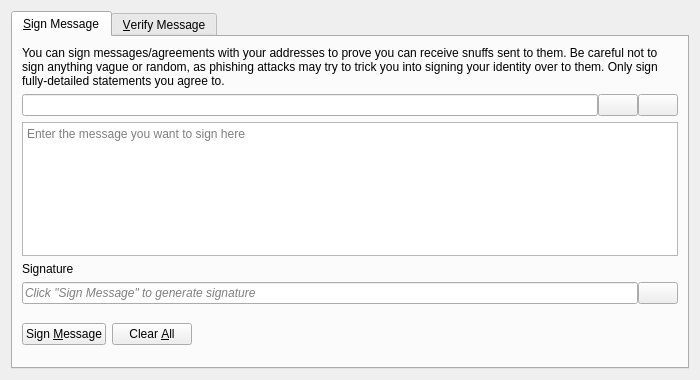
<?xml version="1.0" encoding="UTF-8"?>
<ui version="4.0">
 <class>SignVerifyMessageDialog</class>
 <widget class="QDialog" name="SignVerifyMessageDialog">
  <property name="geometry">
   <rect>
    <x>0</x>
    <y>0</y>
    <width>700</width>
    <height>380</height>
   </rect>
  </property>
  <property name="windowTitle">
   <string>Signatures - Sign / Verify a Message</string>
  </property>
  <property name="modal">
   <bool>true</bool>
  </property>
  <layout class="QVBoxLayout" name="verticalLayout">
   <item>
    <widget class="QTabWidget" name="tabWidget">
     <property name="currentIndex">
      <number>0</number>
     </property>
     <widget class="QWidget" name="tabSignMessage">
      <attribute name="title">
       <string>&amp;Sign Message</string>
      </attribute>
      <layout class="QVBoxLayout" name="verticalLayout_SM">
       <item>
        <widget class="QLabel" name="infoLabel_SM">
         <property name="text">
          <string>You can sign messages/agreements with your addresses to prove you can receive snuffs sent to them. Be careful not to sign anything vague or random, as phishing attacks may try to trick you into signing your identity over to them. Only sign fully-detailed statements you agree to.</string>
         </property>
         <property name="textFormat">
          <enum>Qt::PlainText</enum>
         </property>
         <property name="wordWrap">
          <bool>true</bool>
         </property>
        </widget>
       </item>
       <item>
        <layout class="QHBoxLayout" name="horizontalLayout_1_SM">
         <property name="spacing">
          <number>0</number>
         </property>
         <item>
          <widget class="QValidatedLineEdit" name="addressIn_SM">
           <property name="toolTip">
            <string>The Snuff address to sign the message with</string>
           </property>
          </widget>
         </item>
         <item>
          <widget class="QPushButton" name="addressBookButton_SM">
           <property name="toolTip">
            <string>Choose previously used address</string>
           </property>
           <property name="text">
            <string/>
           </property>
           <property name="icon">
            <iconset resource="../bitcoin.qrc">
             <normaloff>:/icons/address-book</normaloff>:/icons/address-book</iconset>
           </property>
           <property name="shortcut">
            <string>Alt+A</string>
           </property>
           <property name="autoDefault">
            <bool>false</bool>
           </property>
          </widget>
         </item>
         <item>
          <widget class="QPushButton" name="pasteButton_SM">
           <property name="toolTip">
            <string>Paste address from clipboard</string>
           </property>
           <property name="text">
            <string/>
           </property>
           <property name="icon">
            <iconset resource="../bitcoin.qrc">
             <normaloff>:/icons/editpaste</normaloff>:/icons/editpaste</iconset>
           </property>
           <property name="shortcut">
            <string>Alt+P</string>
           </property>
           <property name="autoDefault">
            <bool>false</bool>
           </property>
          </widget>
         </item>
        </layout>
       </item>
       <item>
        <widget class="QPlainTextEdit" name="messageIn_SM">
         <property name="toolTip">
          <string>Enter the message you want to sign here</string>
         </property>
         <property name="placeholderText">
          <string>Enter the message you want to sign here</string>
         </property>
        </widget>
       </item>
       <item>
        <widget class="QLabel" name="signatureLabel_SM">
         <property name="text">
          <string>Signature</string>
         </property>
         <property name="textFormat">
          <enum>Qt::PlainText</enum>
         </property>
        </widget>
       </item>
       <item>
        <layout class="QHBoxLayout" name="horizontalLayout_2_SM">
         <property name="spacing">
          <number>0</number>
         </property>
         <item>
          <widget class="QLineEdit" name="signatureOut_SM">
           <property name="placeholderText">
            <string>Click "Sign Message" to generate signature</string>
           </property>
           <property name="font">
            <font>
             <italic>true</italic>
            </font>
           </property>
           <property name="readOnly">
            <bool>true</bool>
           </property>
          </widget>
         </item>
         <item>
          <widget class="QPushButton" name="copySignatureButton_SM">
           <property name="toolTip">
            <string>Copy the current signature to the system clipboard</string>
           </property>
           <property name="text">
            <string/>
           </property>
           <property name="icon">
            <iconset resource="../bitcoin.qrc">
             <normaloff>:/icons/editcopy</normaloff>:/icons/editcopy</iconset>
           </property>
           <property name="autoDefault">
            <bool>false</bool>
           </property>
          </widget>
         </item>
        </layout>
       </item>
       <item>
        <layout class="QHBoxLayout" name="horizontalLayout_3_SM">
         <item>
          <widget class="QPushButton" name="signMessageButton_SM">
           <property name="toolTip">
            <string>Sign the message to prove you own this Snuff address</string>
           </property>
           <property name="text">
            <string>Sign &amp;Message</string>
           </property>
           <property name="icon">
            <iconset resource="../bitcoin.qrc">
             <normaloff>:/icons/edit</normaloff>:/icons/edit</iconset>
           </property>
           <property name="autoDefault">
            <bool>false</bool>
           </property>
          </widget>
         </item>
         <item>
          <widget class="QPushButton" name="clearButton_SM">
           <property name="toolTip">
            <string>Reset all sign message fields</string>
           </property>
           <property name="text">
            <string>Clear &amp;All</string>
           </property>
           <property name="icon">
            <iconset resource="../bitcoin.qrc">
             <normaloff>:/icons/remove</normaloff>:/icons/remove</iconset>
           </property>
           <property name="autoDefault">
            <bool>false</bool>
           </property>
          </widget>
         </item>
         <item>
          <spacer name="horizontalSpacer_1_SM">
           <property name="orientation">
            <enum>Qt::Horizontal</enum>
           </property>
           <property name="sizeHint" stdset="0">
            <size>
             <width>40</width>
             <height>48</height>
            </size>
           </property>
          </spacer>
         </item>
         <item>
          <widget class="QLabel" name="statusLabel_SM">
           <property name="font">
            <font>
             <weight>75</weight>
             <bold>true</bold>
            </font>
           </property>
           <property name="text">
            <string/>
           </property>
           <property name="wordWrap">
            <bool>true</bool>
           </property>
          </widget>
         </item>
         <item>
          <spacer name="horizontalSpacer_2_SM">
           <property name="orientation">
            <enum>Qt::Horizontal</enum>
           </property>
           <property name="sizeHint" stdset="0">
            <size>
             <width>40</width>
             <height>48</height>
            </size>
           </property>
          </spacer>
         </item>
        </layout>
       </item>
      </layout>
     </widget>
     <widget class="QWidget" name="tabVerifyMessage">
      <attribute name="title">
       <string>&amp;Verify Message</string>
      </attribute>
      <layout class="QVBoxLayout" name="verticalLayout_VM">
       <item>
        <widget class="QLabel" name="infoLabel_VM">
         <property name="text">
          <string>Enter the receiver's address, message (ensure you copy line breaks, spaces, tabs, etc. exactly) and signature below to verify the message. Be careful not to read more into the signature than what is in the signed message itself, to avoid being tricked by a man-in-the-middle attack. Note that this only proves the signing party receives with the address, it cannot prove sendership of any transaction!</string>
         </property>
         <property name="textFormat">
          <enum>Qt::PlainText</enum>
         </property>
         <property name="alignment">
          <set>Qt::AlignLeading|Qt::AlignLeft|Qt::AlignTop</set>
         </property>
         <property name="wordWrap">
          <bool>true</bool>
         </property>
        </widget>
       </item>
       <item>
        <layout class="QHBoxLayout" name="horizontalLayout_1_VM">
         <property name="spacing">
          <number>0</number>
         </property>
         <item>
          <widget class="QValidatedLineEdit" name="addressIn_VM">
           <property name="toolTip">
            <string>The Snuff address the message was signed with</string>
           </property>
          </widget>
         </item>
         <item>
          <widget class="QPushButton" name="addressBookButton_VM">
           <property name="toolTip">
            <string>Choose previously used address</string>
           </property>
           <property name="text">
            <string/>
           </property>
           <property name="icon">
            <iconset resource="../bitcoin.qrc">
             <normaloff>:/icons/address-book</normaloff>:/icons/address-book</iconset>
           </property>
           <property name="shortcut">
            <string>Alt+A</string>
           </property>
           <property name="autoDefault">
            <bool>false</bool>
           </property>
          </widget>
         </item>
        </layout>
       </item>
       <item>
        <widget class="QPlainTextEdit" name="messageIn_VM">
          <property name="toolTip">
            <string>The signed message to verify</string>
          </property>
          <property name="placeholderText">
            <string>The signed message to verify</string>
          </property>
        </widget>
       </item>
       <item>
        <widget class="QValidatedLineEdit" name="signatureIn_VM">
          <property name="toolTip">
            <string>The signature given when the message was signed</string>
          </property>
          <property name="placeholderText">
            <string>The signature given when the message was signed</string>
          </property>
        </widget>
       </item>
       <item>
        <layout class="QHBoxLayout" name="horizontalLayout_2_VM">
         <item>
          <widget class="QPushButton" name="verifyMessageButton_VM">
           <property name="toolTip">
            <string>Verify the message to ensure it was signed with the specified Snuff address</string>
           </property>
           <property name="text">
            <string>Verify &amp;Message</string>
           </property>
           <property name="icon">
            <iconset resource="../bitcoin.qrc">
             <normaloff>:/icons/transaction_0</normaloff>:/icons/transaction_0</iconset>
           </property>
           <property name="autoDefault">
            <bool>false</bool>
           </property>
          </widget>
         </item>
         <item>
          <widget class="QPushButton" name="clearButton_VM">
           <property name="toolTip">
            <string>Reset all verify message fields</string>
           </property>
           <property name="text">
            <string>Clear &amp;All</string>
           </property>
           <property name="icon">
            <iconset resource="../bitcoin.qrc">
             <normaloff>:/icons/remove</normaloff>:/icons/remove</iconset>
           </property>
           <property name="autoDefault">
            <bool>false</bool>
           </property>
          </widget>
         </item>
         <item>
          <spacer name="horizontalSpacer_1_VM">
           <property name="orientation">
            <enum>Qt::Horizontal</enum>
           </property>
           <property name="sizeHint" stdset="0">
            <size>
             <width>40</width>
             <height>48</height>
            </size>
           </property>
          </spacer>
         </item>
         <item>
          <widget class="QLabel" name="statusLabel_VM">
           <property name="font">
            <font>
             <weight>75</weight>
             <bold>true</bold>
            </font>
           </property>
           <property name="text">
            <string/>
           </property>
           <property name="wordWrap">
            <bool>true</bool>
           </property>
          </widget>
         </item>
         <item>
          <spacer name="horizontalSpacer_2_VM">
           <property name="orientation">
            <enum>Qt::Horizontal</enum>
           </property>
           <property name="sizeHint" stdset="0">
            <size>
             <width>40</width>
             <height>48</height>
            </size>
           </property>
          </spacer>
         </item>
        </layout>
       </item>
      </layout>
     </widget>
    </widget>
   </item>
  </layout>
 </widget>
 <customwidgets>
  <customwidget>
   <class>QValidatedLineEdit</class>
   <extends>QLineEdit</extends>
   <header>qt/qvalidatedlineedit.h</header>
  </customwidget>
 </customwidgets>
 <resources>
  <include location="../bitcoin.qrc"/>
 </resources>
 <connections/>
</ui>
